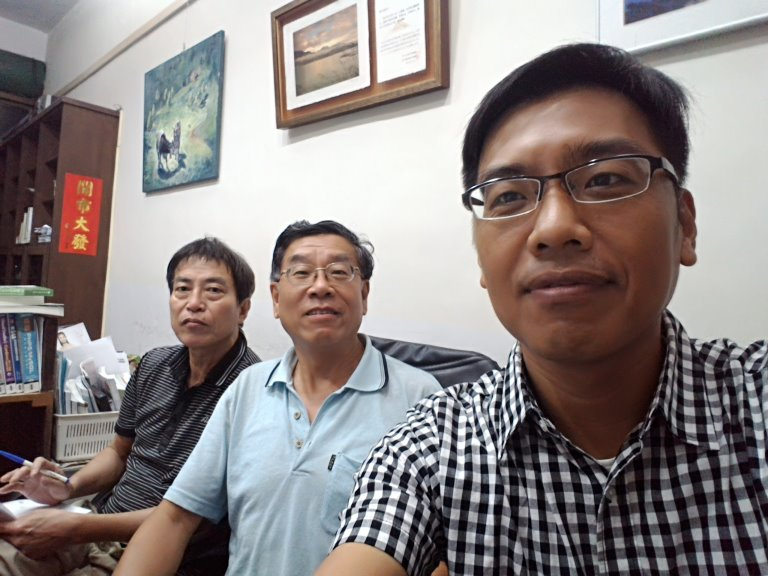
#> input picture 本書範例/ch12/media/person3.jpg, 768 x 576 px, found by its file name
$ python detectFace3.py
#> lines starting #> are read from the running program, lines starting #| are printed output that depends on the picture; after the words box and inside, x2 and y2 are one past the last pixel; in counts of white or black regions, pixels touching at a corner belong together
import cv2
casc_path = "C:\\Program Files\\Anaconda3\\pkgs\\opencv3-3.1.0-py35_0\\Library\\etc\\haarcascades\\haarcascade_frontalface_default.xml"
faceCascade = cv2.CascadeClassifier(casc_path)
image = cv2.imread("media\\person3.jpg")
#> image is the input picture: shape (576, 768, 3); mean B, G, R 131.7, 132.7, 140.7
faces = faceCascade.detectMultiScale(image, scaleFactor=1.1, minNeighbors=5, minSize=(30,30), flags = cv2.CASCADE_SCALE_IMAGE)
#> faces = [[156, 255, 83, 83], [268, 230, 105, 105], [442, 91, 239, 239]]
#image.shape[0]:圖片高度，image.shape[1]:圖片寬度
cv2.rectangle(image, (10,image.shape[0]-20), (110,image.shape[0]), (0,0,0), -1)
cv2.putText(image,"Find " + str(len(faces)) + " face!", (10,image.shape[0]-5), cv2.FONT_HERSHEY_SIMPLEX, 0.5, (255,255,255), 2)
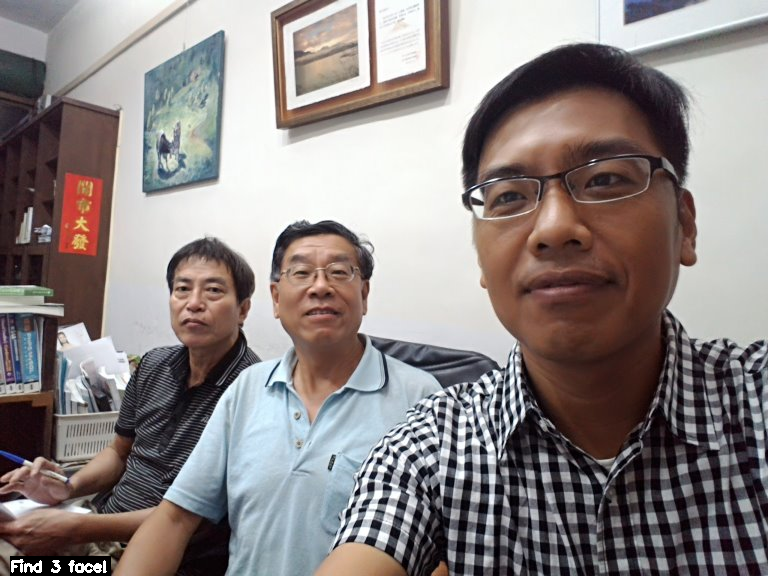
#> image: shape (576, 768, 3); mean B, G, R 131.9, 132.9, 140.8
for (x,y,w,h) in faces:
    cv2.rectangle(image,(x,y),(x+w, y+h),(128,255,0),2)
#> this loop made 3 passes
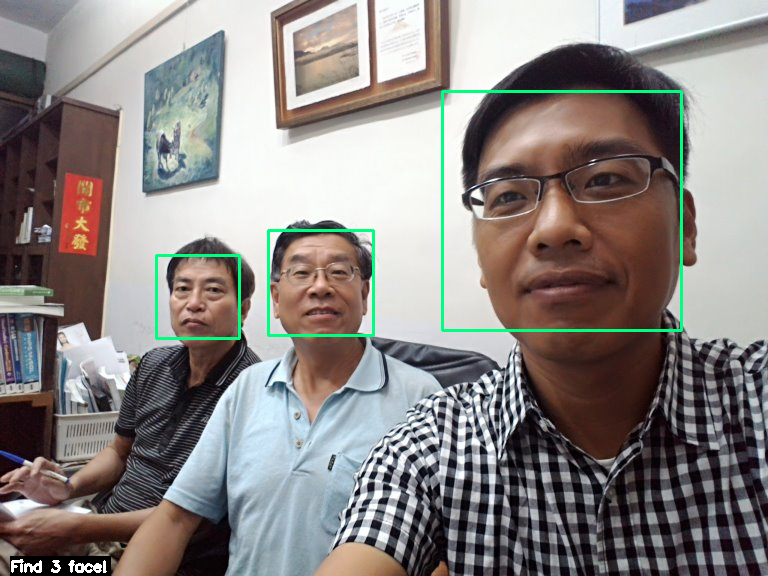
#> image: shape (576, 768, 3); 1.16% of pixels changed, all inside (x1, y1, x2, y2) = (155, 90, 683, 340)
cv2.namedWindow("facedetect")
cv2.imshow("facedetect", image)
cv2.waitKey(0)
cv2.destroyWindow("facedetect")

$ run again, with 本書範例/ch12/media/person1.jpg copied over 本書範例/ch12/media/person3.jpg
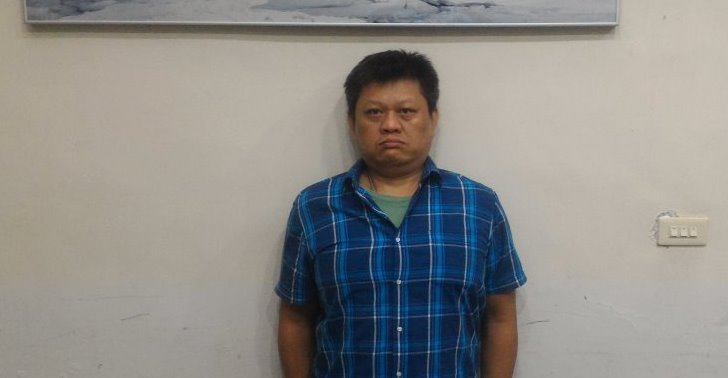
#> input picture 本書範例/ch12/media/person1.jpg, 728 x 378 px, found by its file name
#> image is the input picture: shape (378, 728, 3); mean B, G, R 137.3, 141.2, 142.9
#> faces = [[346, 78, 87, 87]]
#> `cv2.putText(image,"Find " + str(len(faces)) + " face!", (10,image.shap..`:
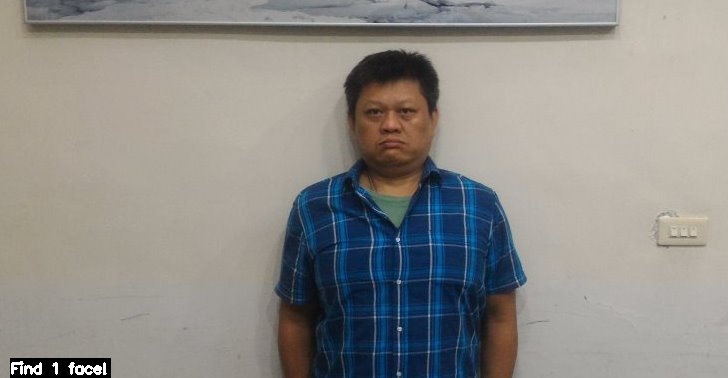
#> image: shape (378, 728, 3); mean B, G, R 136.8, 140.6, 142.3
#> the loop `for (x,y,w,h) in faces:` made 1 pass
#> after the loop `for (x,y,w,h) in faces:`:
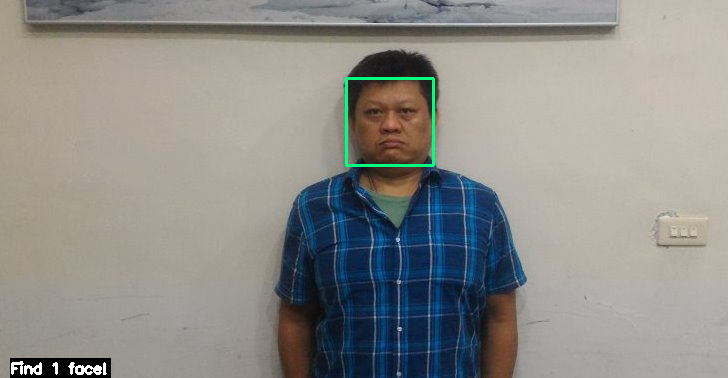
#> image: shape (378, 728, 3); 0.38% of pixels changed, all inside (x1, y1, x2, y2) = (345, 77, 435, 167)

$ run again, with 本書範例/ch12/media/person2.jpg copied over 本書範例/ch12/media/person3.jpg
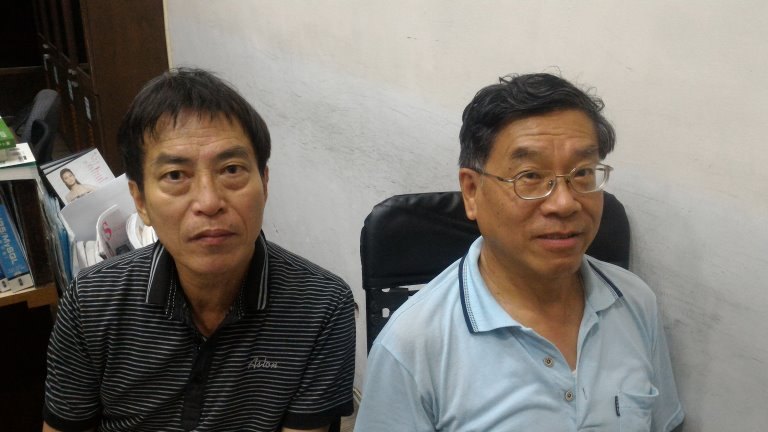
#> input picture 本書範例/ch12/media/person2.jpg, 768 x 432 px, found by its file name
#> image is the input picture: shape (432, 768, 3); mean B, G, R 111.5, 117.7, 122.5
#> faces = [[131, 112, 149, 149], [471, 107, 163, 163]]
#> `cv2.putText(image,"Find " + str(len(faces)) + " face!", (10,image.shap..`:
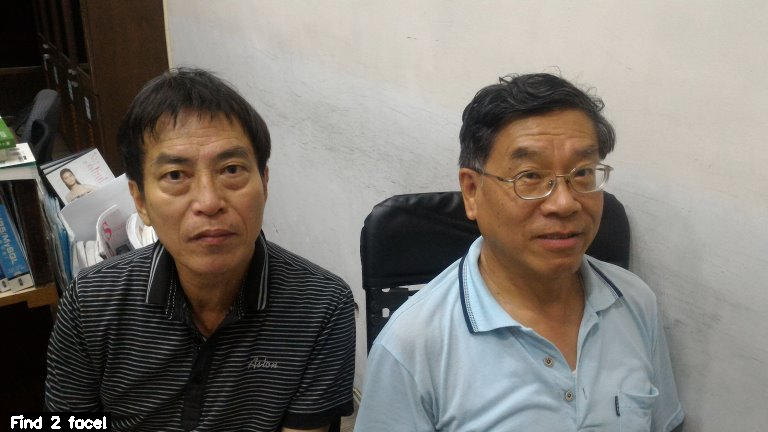
#> image: shape (432, 768, 3); mean B, G, R 111.9, 118.1, 122.9
#> the loop `for (x,y,w,h) in faces:` made 2 passes
#> after the loop `for (x,y,w,h) in faces:`:
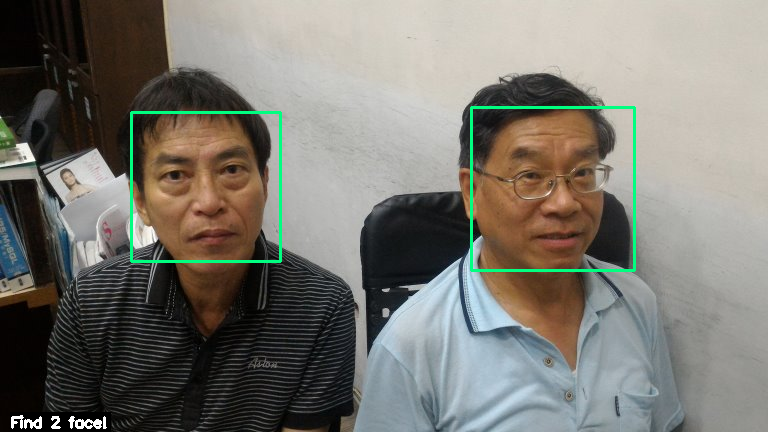
#> image: shape (432, 768, 3); 1.13% of pixels changed, all inside (x1, y1, x2, y2) = (130, 106, 636, 272)

$ run again, with 本書範例/ch12/media/person8.jpg copied over 本書範例/ch12/media/person3.jpg
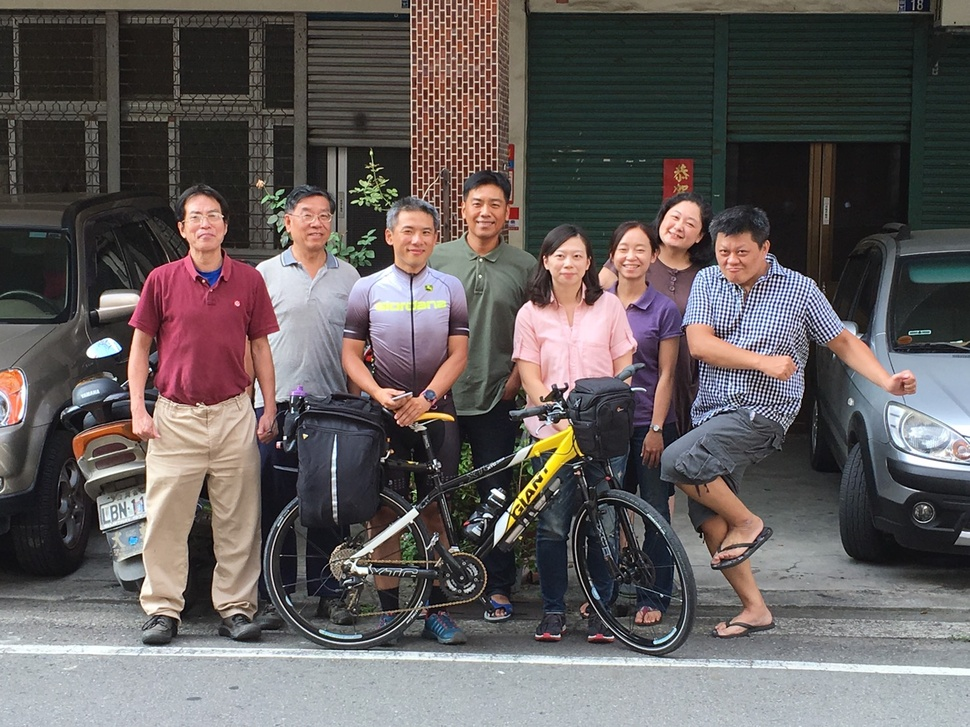
#> input picture 本書範例/ch12/media/person8.jpg, 970 x 727 px, shrunk from 1478 x 1108 before the run, found by its file name
#> image is the input picture: shape (727, 970, 3); mean B, G, R 92.2, 92.8, 98.9
#> faces = [[608, 228, 51, 51], [543, 235, 52, 52], [459, 182, 54, 54], [177, 194, 54, 54], [289, 194, 52, 52], [387, 210, 53, 53], [711, 234, 49, 49]]
#> `cv2.putText(image,"Find " + str(len(faces)) + " face!", (10,image.shap..`:
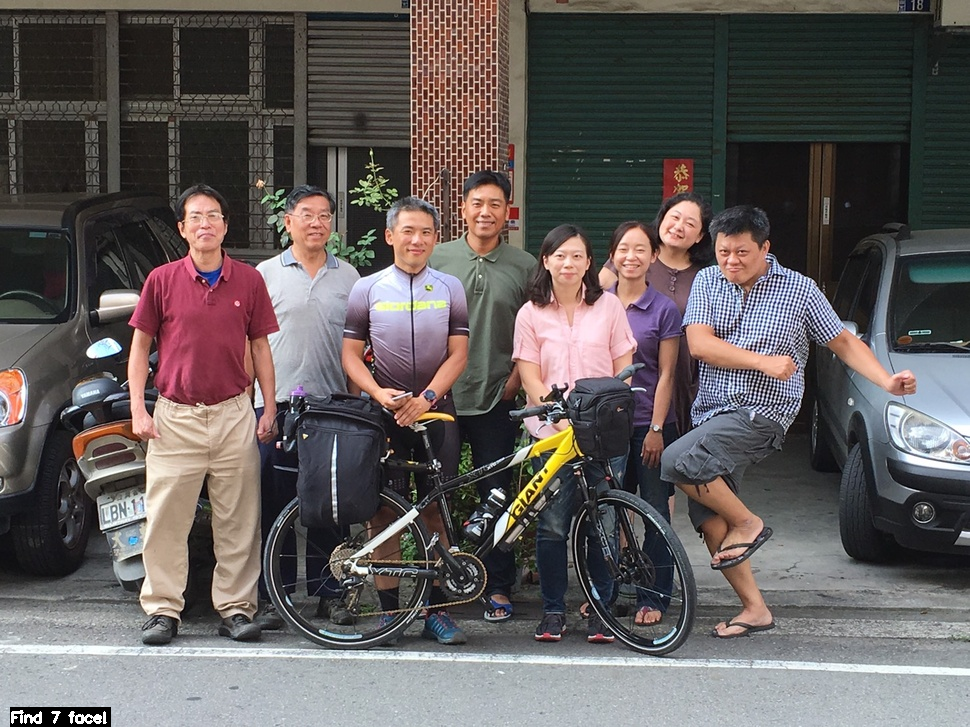
#> image: shape (727, 970, 3); mean B, G, R 91.8, 92.5, 98.6
#> the loop `for (x,y,w,h) in faces:` made 7 passes
#> after the loop `for (x,y,w,h) in faces:`:
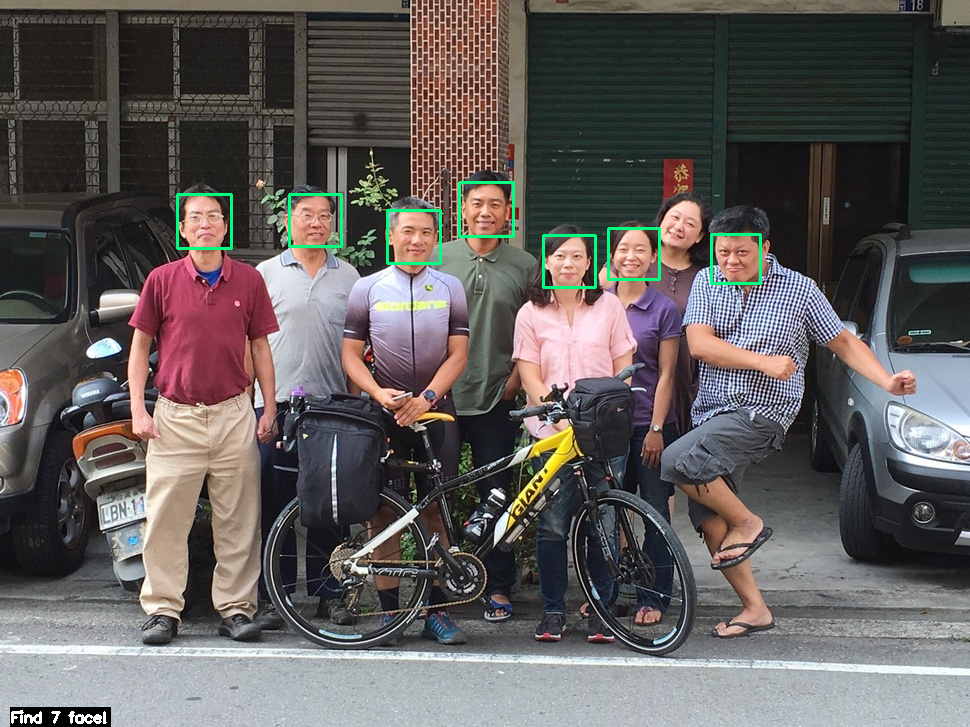
#> image: shape (727, 970, 3); 0.62% of pixels changed, all inside (x1, y1, x2, y2) = (176, 181, 762, 289)
